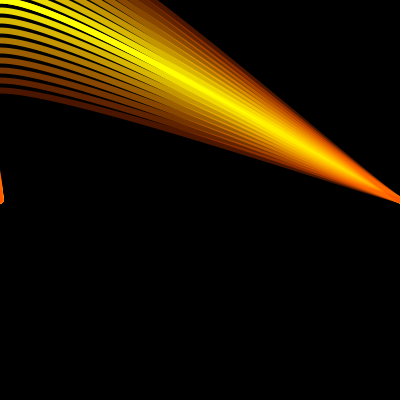
Frame 1 (no input)
Frame 60 (the mouse pressed at the canvas centre just before this capture): identical to frame 1, image omitted
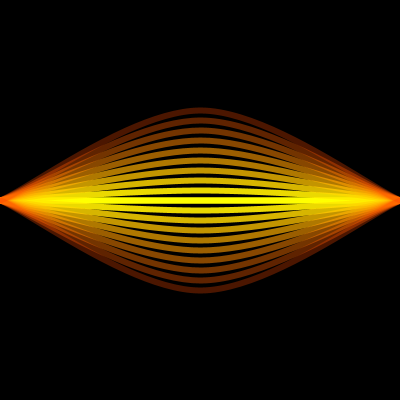
Frame 120 (the mouse held since frame 60 and released just before this capture)

The Processing sketch that drew these frames (run headless with seeded random() and noise(); from frame 60 on, the mouse is pressed at the canvas centre):

// Processing sketch: processing_37422
// ── processing_37422.pde

//HW5 - Computing for arts with Processing
//Copyright Ziad Ewais (zewais) - 09/13/2011 - CMU

int i, j, k, x, y;
float h;

void setup()
{
  size(400, 400);
  background(0);
  smooth();
  noFill();
  noCursor();
  strokeWeight(6);
  h = height/2 ;
  x = 0; 
  y = 10;
}


void draw()
{
  background(0);
  i = 0;
  while(i < y)
  {
    stroke(255,255 - (20 * i),0, 255 - (20 * i));
    beginShape();
    curveVertex(0, h + (x * i));
    curveVertex(0, h + (x * i));
    curveVertex(mouseX, mouseY + i * 10);
    curveVertex(width, h + (x * i));
    curveVertex(width, h + (x * i));
    endShape();
    
    beginShape();
    curveVertex(0, h - (x * i));
    curveVertex(0, h - (x * i));
    curveVertex(mouseX, mouseY - i * 10);
    curveVertex(width, h - (x * i));
    curveVertex(width, h - (x * i));
    endShape();
    i++;
  }  
}

void keyPressed()
{
  if(keyCode == UP)
  {
    x++;
  }
  else if(keyCode == DOWN)
  {
    x--;
  }
  else if(keyCode == LEFT && y > 1)
  {
    y--;
  }
  else if(keyCode == RIGHT && y < 11)
  {
    y++;
  }
}
